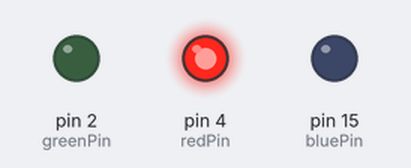
Simulated run of this sketch. Board: Arduino Uno, built with avr-gcc and run on an emulated ATmega328P. On the bench: output pins drawn as LEDs (lit = HIGH).

Above: at 0.2 s.
At 1.2 s:
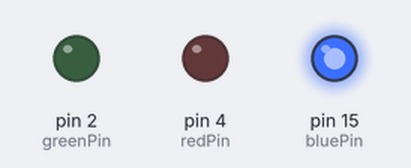
At 1.7 s:
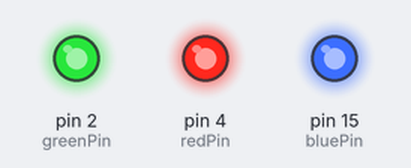
At 3.2 s:
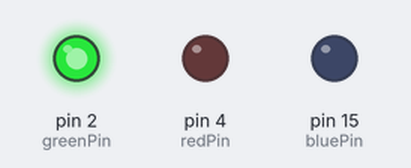
At 4.7 s:
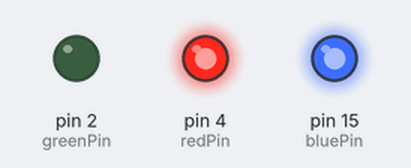
Timing chart, 0 to 5.8 s (numbered marks = the images above):
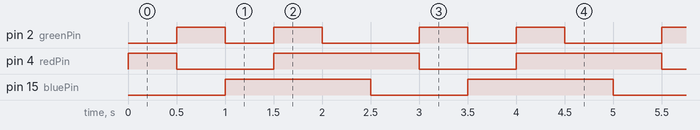

The sketch:

led-test.ino
```cpp
int redPin = 4;
int greenPin = 2;
int bluePin = 15;

void setup() {
  pinMode(redPin, OUTPUT);
  pinMode(greenPin, OUTPUT);
  pinMode(bluePin, OUTPUT);

}

void loop() {
  setColor(255, 0, 0);
  delay(500);
  setColor(0, 255, 0);
  delay(500);
  setColor(0,0,255);
  delay(500);
  setColor(255,255,255);
  delay(500);
  setColor(170,0,255);
  delay(500);
}

void setColor(int r, int g, int b) {
  analogWrite(redPin, r);
  analogWrite(greenPin, g);
  analogWrite(bluePin, b);
}
```

Measured:
- by itself, pin 2 (greenPin): repeats every 2.5 s: LOW 0.50 s, HIGH 0.50 s, LOW 1.0 s, HIGH 0.50 s
- by itself, pin 4 (redPin): repeats every 2.5 s: LOW 1.0 s, HIGH 1.5 s
- by itself, pin 15 (bluePin): alternates HIGH for 1.5 s and LOW for 1.0 s
